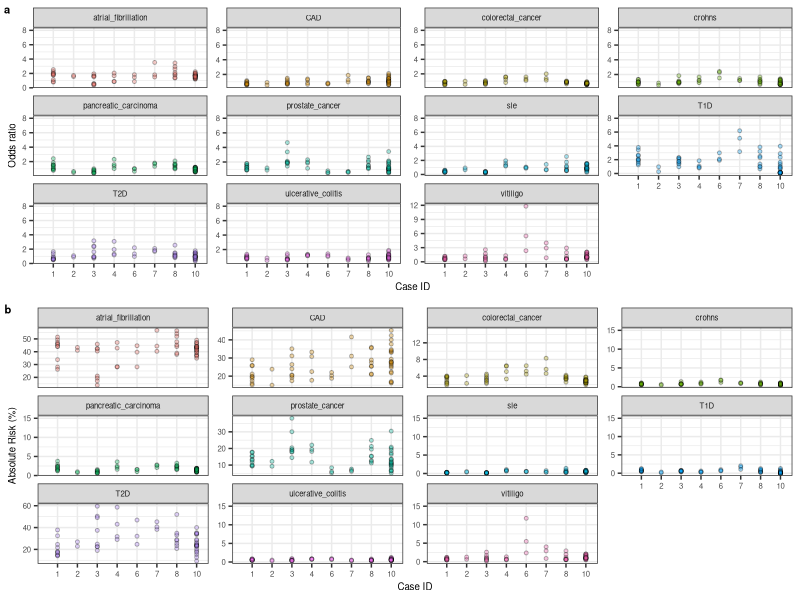

Reproduce this figure in R.
library(ggplot2)
library(ggpubr)
#Read data into a table
oddsratios<-read.table("./data/retro.or.lifetimerisk.txt", header=T)

#Generate plots for each phenotype with data for each family
orplot<-ggplot(oddsratios,aes(x=as.factor(caseid),y=oddsratio,fill=phenotype),show.legend=FALSE) + geom_point(data=oddsratios,aes(x=as.factor(caseid),y=as.numeric(oddsratio)),shape = 21,size=1, color="black",alpha=.31,show.legend=FALSE) + facet_wrap(~ phenotype, ncol=4, scales = "free_y")+theme(panel.border = element_rect(colour = "black", fill=NA, size=0.1),strip.background = element_blank()) + theme_bw()+ylab("Odds ratio") + xlab("Case ID")+geom_blank(data=oddsratios, aes(x=0, y=8))+theme(text = element_text(size=7))

#Generate plots for each phenotype with data for each family
absplot<-ggplot(oddsratios,aes(x=as.factor(caseid),y=lifetimerisk*100,fill=phenotype),show.legend=FALSE) + geom_point(data=oddsratios,aes(x=as.factor(caseid),y=as.numeric(lifetimerisk*100)),shape = 21,size=1, color="black",alpha=.31,show.legend=FALSE) + facet_wrap(~ phenotype, ncol=4, scales = "free_y")+theme(panel.border = element_rect(colour = "black", fill=NA, size=0.1),strip.background = element_blank()) + theme_bw()+ylab("Absolute Risk (%)") + xlab("Case ID")+geom_blank(data=oddsratios, aes(x=0, y=15))+theme(text = element_text(size=7))

combinedplot<-ggarrange(orplot, absplot, ncol=1,nrow=2, labels=c("a","b"),font.label=list(color="black", size=8),hjust=-0.65)

ggsave("./figures/SuppFig3.pdf", plot=combinedplot, dpi=300, width=180, height=190, units=c("mm"), device="pdf")
